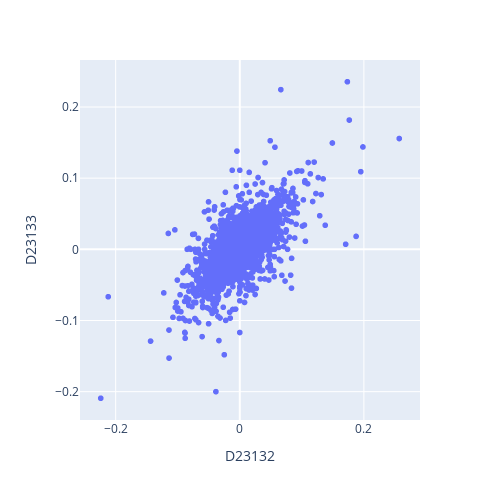

Source (notebook cell):
### Code cell
fig = px.scatter(rets.dropna(), x=ord_wkn, y=pref_wkn, width=500, height=500)
fig.show()

### Figure 1 — Plotly figure (JSON) as saved in the notebook; plotly's stock layout.template omitted (floating-point values rounded to 4 significant figures; data arrays with more than 128 entries replaced by an {"elided": "..."} marker saying what was removed)
{"data": [{"hovertemplate": "D23132=%{x}<br>D23133=%{y}<extra></extra>", "legendgroup": "", "marker": {"color": "#636efa", "symbol": "circle"}, "mode": "markers", "name": "", "showlegend": false, "type": "scattergl", "x": {"elided": "6022 float values"}, "xaxis": "x", "y": {"elided": "6022 float values"}, "yaxis": "y"}], "layout": {"height": 500, "legend": {"tracegroupgap": 0}, "margin": {"t": 60}, "width": 500, "xaxis": {"anchor": "y", "domain": [0, 1], "title": {"text": "D23132"}}, "yaxis": {"anchor": "x", "domain": [0, 1], "title": {"text": "D23133"}}}}
